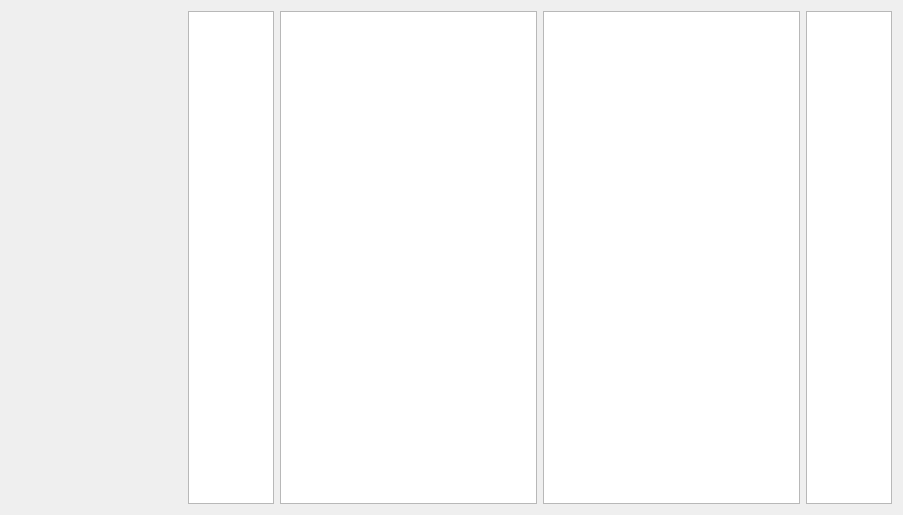
<?xml version="1.0" encoding="UTF-8"?>
<ui version="4.0">
 <class>Editor</class>
 <widget class="QWidget" name="Editor">
  <property name="geometry">
   <rect>
    <x>0</x>
    <y>0</y>
    <width>903</width>
    <height>515</height>
   </rect>
  </property>
  <property name="windowTitle">
   <string>Form</string>
  </property>
  <layout class="QGridLayout" name="gridLayout" columnstretch="2,1,3,3,1">
   <item row="0" column="0">
    <widget class="QWidget" name="breakPointWidget" native="true"/>
   </item>
   <item row="0" column="1">
    <widget class="QPlainTextEdit" name="addressEditor"/>
   </item>
   <item row="0" column="2">
    <widget class="QPlainTextEdit" name="binaryEditor"/>
   </item>
   <item row="0" column="3">
    <widget class="QPlainTextEdit" name="assemblyEditor"/>
   </item>
   <item row="0" column="4">
    <widget class="QPlainTextEdit" name="noteEditor"/>
   </item>
  </layout>
 </widget>
 <resources/>
 <connections/>
</ui>
